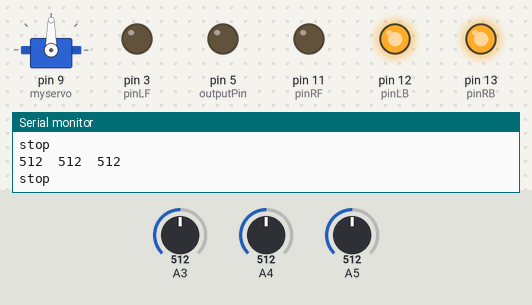
Recording of a sketch running on a simulated Arduino Uno, built with avr-gcc and run on an emulated ATmega328P. Shown: servo, output pins drawn as LEDs (lit = HIGH), the last lines printed to the serial monitor. Inputs (shaded band) come from the test bench; at power-on: A3 = 512, A5 = 512, A4 = 512.

Above: at 1.2 s.
1.3 s: A3 set to 792
2.8 s: A3 set to 813
At 4.4 s:
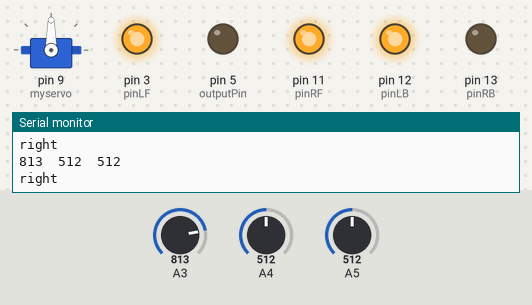
4.7 s: A5 set to 782
6.2 s: A5 set to 809
At 7.0 s:
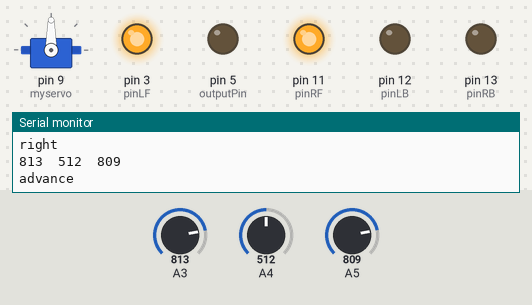
7.9 s: A3 set to 716
At 8.4 s:
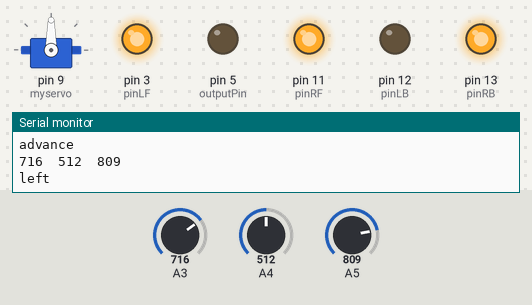
9.5 s: A3 set to 900
At 10.9 s:
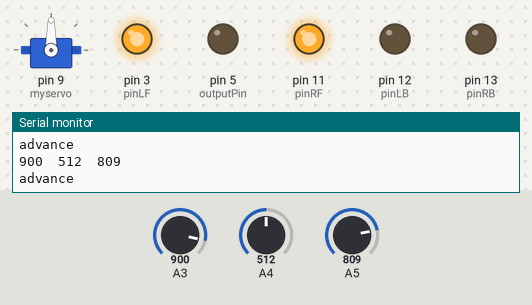
Timing chart, 0 to 12.1 s (numbered marks = the images above; inputs shaded):
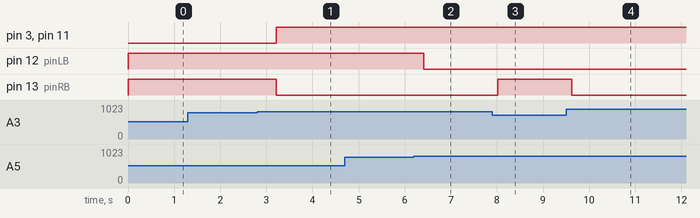

The sketch:

umrarire_banda11.ino
```cpp
#include <RedBot.h>
#include <RedBotSoftwareSerial.h>

RedBotSensor left_sen = RedBotSensor(A3);
RedBotSensor center_sen = RedBotSensor(A4);
RedBotSensor right_sen = RedBotSensor(A5);

int lineStandard = 800;

#include <Servo.h>
int pinLB = 12;     // define pin 12
int pinLF = 3;     // define pin 3
int pinRB = 13;    // define pin 13
int pinRF = 11;    // define pin 11
////////////////////////////////
int inputPin = 4;    // define pin for sensor echo
int outputPin =5;    // define pin for sensor trig

int Fspeedd = 0;      // forward speed
int Rspeedd = 0;      // right speed
int Lspeedd = 0;      // left speed
int directionn = 0;   // forward=8 backward=2 left=4 right=6
Servo myservo;        // set myservo
int delay_time = 250; // settling time after steering servo motor moving B
int Fgo = 8;         // Move F
int Rgo = 6;         // move to the R
int Lgo = 4;         // move to the L
int Bgo = 2;         // move B
void setup()
 {
  Serial.begin(9600);     // Define motor output pin
  pinMode(pinLB,OUTPUT); // pin 12
  pinMode(pinLF,OUTPUT); // pin 3 (PWM)
  pinMode(pinRB,OUTPUT); // pin 13
  pinMode(pinRF,OUTPUT); // pin 11 (PWM)
  pinMode(inputPin, INPUT);    // define input pin for sensor
  pinMode(outputPin, OUTPUT);  // define output pin for sensor
  myservo.attach(9);    // Define servo motor output pin to D9 (PWM)
 }
void advance()     // move forward
    {
    digitalWrite(pinLB,LOW);    // right wheel moves forward
    digitalWrite(pinRB, LOW);  // left wheel moves forward
    analogWrite(pinLF,255);
    analogWrite(pinRF,255);
    }
void stopp()         // stop
    {
     digitalWrite(pinLB,HIGH);
     digitalWrite(pinRB,HIGH);
     analogWrite(pinLF,0);
     analogWrite(pinRF,0);
    }
void right()        // turn right (single wheel)
    {
   digitalWrite(pinLB,HIGH);  // wheel on the left moves forward
   digitalWrite(pinRB,LOW); // wheel on the right moves backward
   analogWrite(pinLF, 255);
   analogWrite(pinRF,255);
    }
void left()         // turn left (single wheel)
    {
   digitalWrite(pinLB,LOW);  // wheel on the left moves backward
   digitalWrite(pinRB,HIGH); // wheel on the right moves forward
   analogWrite(pinLF, 255);
   analogWrite(pinRF,255);
    }

void back()          // move backward
    {
     digitalWrite(pinLB,HIGH);  // motor moves to left rear
     digitalWrite(pinRB,HIGH);  // motor moves to right rear
     analogWrite(pinLF,255);
     analogWrite(pinRF,255);
    }

void loop()
  {
   Serial.print(left_sen.read());
  Serial.print("\t");
  Serial.print(center_sen.read());
  Serial.print("\t");
  Serial.print(right_sen.read());
  Serial.println();
   myservo.write(90);  // home set the servo motor, ready for next measurement
  if((center_sen.read() < lineStandard) && (left_sen.read() > lineStandard) && (right_sen.read() > lineStandard)){ //if C<800 and L>800 and R>800 advance
    advance();
    Serial.print("advance \n");
    delay(800);
  } else if(((center_sen.read() > lineStandard) && (left_sen.read() > lineStandard) && (right_sen.read() < lineStandard)) || ((center_sen.read() < lineStandard) && (left_sen.read() > lineStandard) && (right_sen.read() < lineStandard)))
  {
   right();
   Serial.print("right \n");
   delay(800);
  }
  else if(((center_sen.read() > lineStandard) && (left_sen.read() < lineStandard) && (right_sen.read() > lineStandard)) || ((center_sen.read() < lineStandard) && (left_sen.read() < lineStandard) && (right_sen.read() > lineStandard)))
  {
   left();
   Serial.print("left \n");
   delay(800);
  }
  else if(((left_sen.read() > lineStandard) && (center_sen.read() > lineStandard) && (right_sen.read() > lineStandard))||((left_sen.read() < lineStandard) && (center_sen.read() < lineStandard) && (right_sen.read() < lineStandard)) )
  {
    stopp();
    Serial.print("stop \n");
    delay(800);
  }

   }
```

Measured:
- the behaviour switches between 800 and 801 on A3 (found by bisection; images 0 and 1)
- the behaviour switches between 800 and 801 on A5 (found by bisection; images 1 and 2)
- after the input at 2.8 s, pin 3 (pinLF), pin 11 (pinRF): LOW → HIGH after 0.41 s; pin 13 (pinRB): HIGH → LOW after 0.41 s
- after the input at 6.2 s, pin 12 (pinLB): HIGH → LOW after 0.22 s
- after the input at 7.9 s, pin 13 (pinRB): LOW → HIGH after 0.12 s
- after the input at 9.5 s, pin 13 (pinRB): HIGH → LOW after 0.12 s
